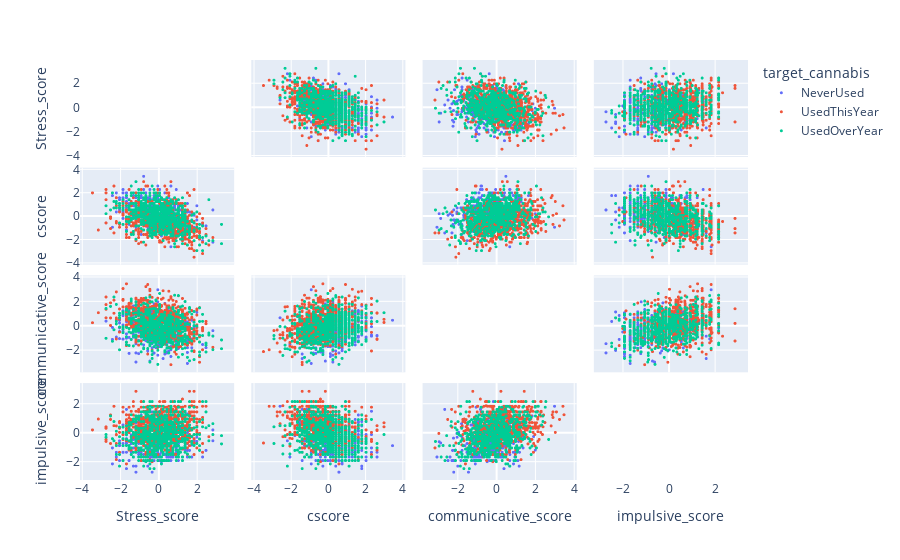

Here is the notebook cell this chart was saved with:
### Code cell
fig = px.scatter_matrix(
    ind_actifs_quant,
    dimensions= features,
    color = 'target_cannabis',
)
fig.update_traces(diagonal_visible=False,marker={'size': 3})
fig.show()

### Figure 1 — Plotly figure (JSON) as saved in the notebook; plotly's stock layout.template omitted (floating-point values rounded to 4 significant figures; data arrays with more than 128 entries replaced by an {"elided": "..."} marker saying what was removed)
{"data": [{"diagonal": {"visible": false}, "dimensions": [{"axis": {"matches": true}, "label": "Stress_score", "values": {"elided": "412 float values"}}, {"axis": {"matches": true}, "label": "cscore", "values": {"elided": "412 float values"}}, {"axis": {"matches": true}, "label": "communicative_score", "values": {"elided": "412 float values"}}, {"axis": {"matches": true}, "label": "impulsive_score", "values": {"elided": "412 float values"}}], "hovertemplate": "target_cannabis=NeverUsed<br>%{xaxis.title.text}=%{x}<br>%{yaxis.title.text}=%{y}<extra></extra>", "legendgroup": "NeverUsed", "marker": {"color": "#636efa", "size": 3, "symbol": "circle"}, "name": "NeverUsed", "showlegend": true, "type": "splom"}, {"diagonal": {"visible": false}, "dimensions": [{"axis": {"matches": true}, "label": "Stress_score", "values": {"elided": "778 float values"}}, {"axis": {"matches": true}, "label": "cscore", "values": {"elided": "778 float values"}}, {"axis": {"matches": true}, "label": "communicative_score", "values": {"elided": "778 float values"}}, {"axis": {"matches": true}, "label": "impulsive_score", "values": {"elided": "778 float values"}}], "hovertemplate": "target_cannabis=UsedThisYear<br>%{xaxis.title.text}=%{x}<br>%{yaxis.title.text}=%{y}<extra></extra>", "legendgroup": "UsedThisYear", "marker": {"color": "#EF553B", "size": 3, "symbol": "circle"}, "name": "UsedThisYear", "showlegend": true, "type": "splom"}, {"diagonal": {"visible": false}, "dimensions": [{"axis": {"matches": true}, "label": "Stress_score", "values": {"elided": "679 float values"}}, {"axis": {"matches": true}, "label": "cscore", "values": {"elided": "679 float values"}}, {"axis": {"matches": true}, "label": "communicative_score", "values": {"elided": "679 float values"}}, {"axis": {"matches": true}, "label": "impulsive_score", "values": {"elided": "679 float values"}}], "hovertemplate": "target_cannabis=UsedOverYear<br>%{xaxis.title.text}=%{x}<br>%{yaxis.title.text}=%{y}<extra></extra>", "legendgroup": "UsedOverYear", "marker": {"color": "#00cc96", "size": 3, "symbol": "circle"}, "name": "UsedOverYear", "showlegend": true, "type": "splom"}], "layout": {"dragmode": "select", "legend": {"title": {"text": "target_cannabis"}, "tracegroupgap": 0}, "margin": {"t": 60}}}
